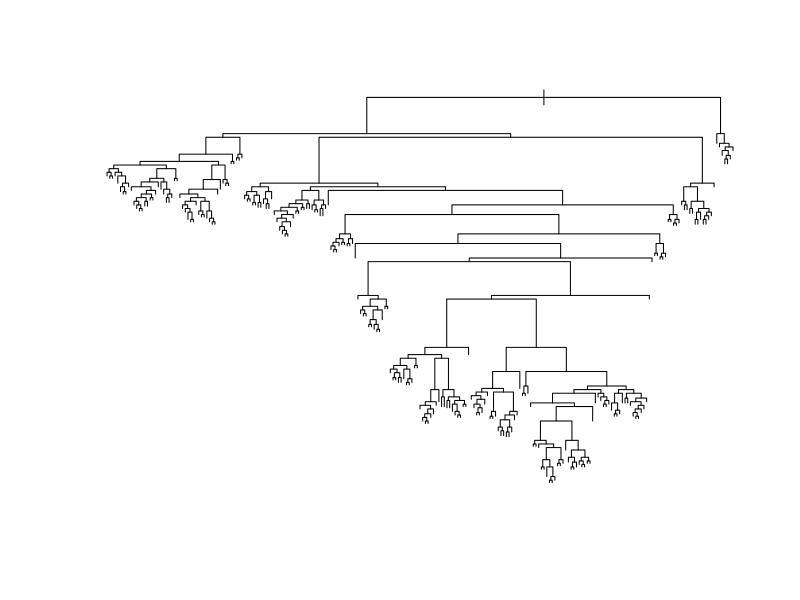

This figure's R source:
# example to demonstrate overfitting of a classification tree.  
# first create a random test set with random labels and train a decision
# tree from the data.  Note there is no way to make a good classifier
# for this situation

library(rpart)
n = 1000						# number of samples
d = 5					 	# dimension of samples
X = matrix(rnorm(n*d),nrow=n);			# predictor vectors are random #'s
df = data.frame(X)				# R needs data frames for some operations
ctrain = sample(1:2,n,replace=T)		# the classes for each vector (random)
#pairs(X,pch=ctrain,cex=2)
fit = rpart(ctrain ~ X,method="class",minbucket=1,cp=0)	# cp = complexity parameter
# fit a decision tree with min terminal size 1 and complexity penalty 0
plot(fit)	      	       		       # look at complex tree we built
pred = predict(fit,df,type="vector")		# test the classifier on the training data
trainerrors = sum(pred != ctrain)		# almost perfect!!!  (so what)
print(paste("number of errors when testing on training data:",trainerrors));
# now create test data that is statistically identical to original data

Xtest = matrix(rnorm(n*d),nrow=n);
ctest = sample(1:2,n,replace=T)
df = data.frame(Xtest)
pred = predict(fit,df,type="vector")		# get predicted results from model learned above
testerrors = sum(pred != ctest)			# about 1/2 right! (as you should expect)
print(paste("number of errors when testing on statistically equivalent data:",testerrors));


# moral:  there was no possible way to get a good predictive model, but the classification tree still
# finds a way to fit the data nearly perfectly.  But this doesn't really accomplish anything
# useful as seen by poor generalization.  This phenomenom is called "overfitting"
